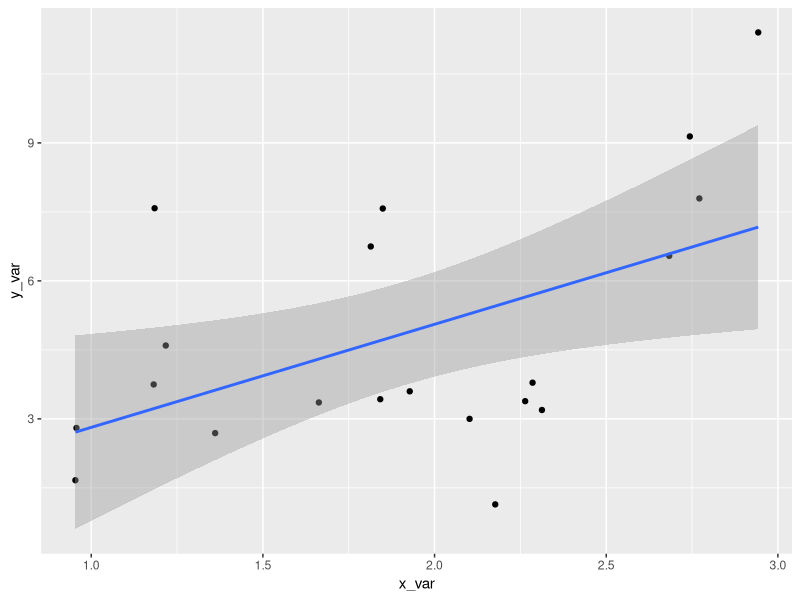
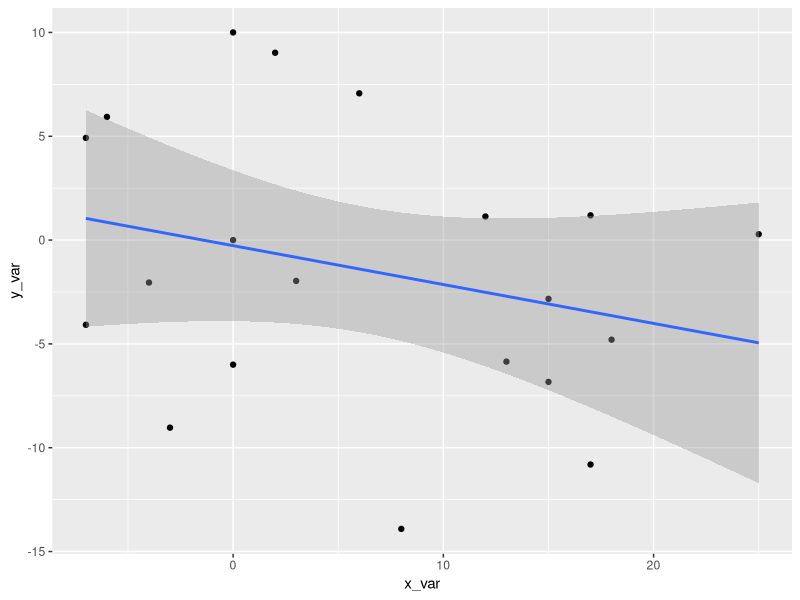

The R source for these figures, in order:
## ---- chunk 1
# Description ------------------
# A script that simulates data for my yellow birch regeneration project.  This script creates simulated data based on the real parameters from my dataset and then runs a linear model and graphs the results.  The independent variable is the size of the fallen over root mounds that the yellow brich are growing on and the dependent variable is the density of yellow birch seedlings growing on the root mound.

#  20 Mar 2022
#SPC

# Initialize -------------------
library(tidyverse)
library(ggplot2)
#set.seed(100)

#library(TeachingDemos)
# char2seed("espresso withdrawal")
# char2seed("espresso withdrawal", set = FALSE)

# Load Functions ---------------

# FUNCTION:create_data
# purpose: Create simulated data for linear model using known parameters from my data
# input: lm data parameters -  slope
# output: A data frame containing the simulated data set based on the given parameters
# ------------------------
create_simdata <- function(slope = runif(1), n = 10, mean = 50, sd = 10, intercept = 0) {
  noise <- rnorm(n = n, mean = 0, sd = 2)
  x_val  <- rnorm(n = n, mean = mean, sd = sd)
  y_val <- slope*x_val + noise + intercept
  df <- data.frame(x_val, y_val)
  
  return(df)
}


##########################
# FUNCTION:run_model
# purpose: Use x and y vectors to create a linear model
# input:x and y vectors of the same length 
# output: A summary of the results from a linear model run on these vectors
# ------------------------
run_model <- function(x= NULL, y = NULL) {
  if(is.null(x)) print("No Data!") else
  lm1 <- lm(x ~ y)
  summary(lm1)
}

##########################
# FUNCTION:graph_results
# purpose: Graph the simulated data
# input: x and y vectors of the same length that can be graphed in a scatterplot
# output: A scatterplot of the two given vectors
# ------------------------
graph_results <- function(x_var=runif(10), y_var=runif(10)) {
  d_frame <- data.frame(x_var, y_var)
  reg_plot <- ggplot(data = d_frame) +
    aes(x=x_var, y=y_var) +
    geom_point() +
    stat_smooth(method=lm, se=0.95)
  print(reg_plot)
  message("regression data plotted")
  #ggsave(filename="reg_plot.pdf",
   #      plot=reg_plot,
    #     device="pdf")
}


# Global Variables -------------
df1 <- create_simdata(slope=2.5, n=20, mean=1.8, sd=0.7)


# Program Body -----------------
run_model(x = df1$x_val, y = df1$y_val)

graph_results(x_var = df1$x_val, y_var = df1$y_val)

## ---- chunk 2
# Description ------------------
# A script that simulates data for my yellow birch regeneration project.  This script creates simulated data based on the real parameters from my dataset and then runs a linear model and graphs the results.  The independent variable is the size of the fallen over root mounds that the yellow brich are growing on and the dependent variable is the count of yellow birch seedlings growing on the root mound.

#  20 Mar 2022
#SPC

# Initialize -------------------
library(tidyverse)
library(ggplot2)
#set.seed(100)

#library(TeachingDemos)
# char2seed("espresso withdrawal")
# char2seed("espresso withdrawal", set = FALSE)

# Load Functions ---------------

# FUNCTION:create_data
# purpose: Create simulated data for linear model using known parameters from my data
# input: lm data parameters -  slope
# output: A data frame containing the simulated data set based on the given parameters
# ------------------------
create_simdata <- function(slope = runif(1), n = 10, mean = 50, sd = 10, intercept = 0) {
  noise <- round(rnorm(n = n, mean = 0, sd = 5))
  x_val  <- round(rnorm(n = n, mean = mean, sd = sd))
  y_val <- slope*x_val + noise + intercept
  df <- data.frame(x_val, y_val)
  
  return(df)
}


##########################
# FUNCTION:run_model
# purpose: Use x and y vectors to create a linear model
# input:x and y vectors of the same length 
# output: A summary of the coefficients from a linear model run on these vectors
# ------------------------
run_model <- function(x= NULL, y = NULL) {
  if(is.null(x)) print("No Data!") else
  lm1 <- lm(x ~ y)
  return(summary(lm1)$coefficients)
}

##########################
# FUNCTION:graph_results
# purpose: Graph the simulated data
# input: x and y vectors of the same length that can be graphed in a scatterplot
# output: A scatterplot of the two given vectors
# ------------------------
graph_results <- function(x_var=runif(10), y_var=runif(10)) {
  d_frame <- data.frame(x_var, y_var)
  reg_plot <- ggplot(data = d_frame) +
    aes(x=x_var, y=y_var) +
    geom_point() +
    stat_smooth(method=lm, se=0.95)
  print(reg_plot)
  message("regression data plotted")
  #ggsave(filename="reg_plot.pdf",
   #      plot=reg_plot,
    #     device="pdf")
}


# Global Variables -------------
df1 <- create_simdata(n = 20, mean = 7.4, sd = 10.9) #these are the updated values for the count of seedlings


# Program Body -----------------
run_model(x = df1$x_val, y = df1$y_val)

graph_results(x_var = df1$x_val, y_var = df1$y_val)

